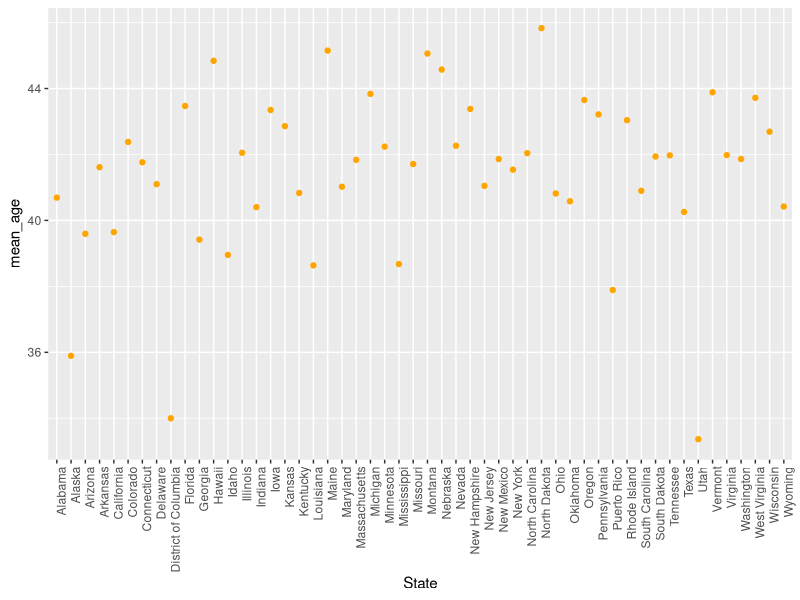
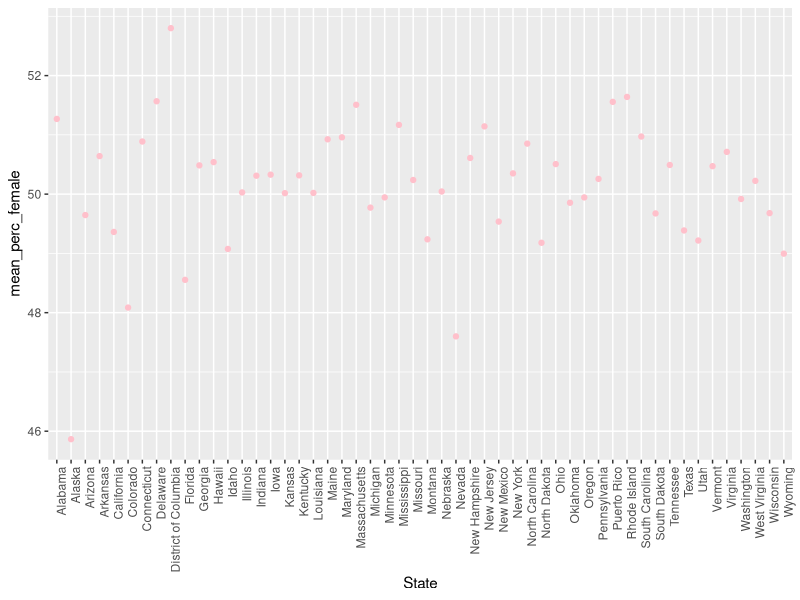
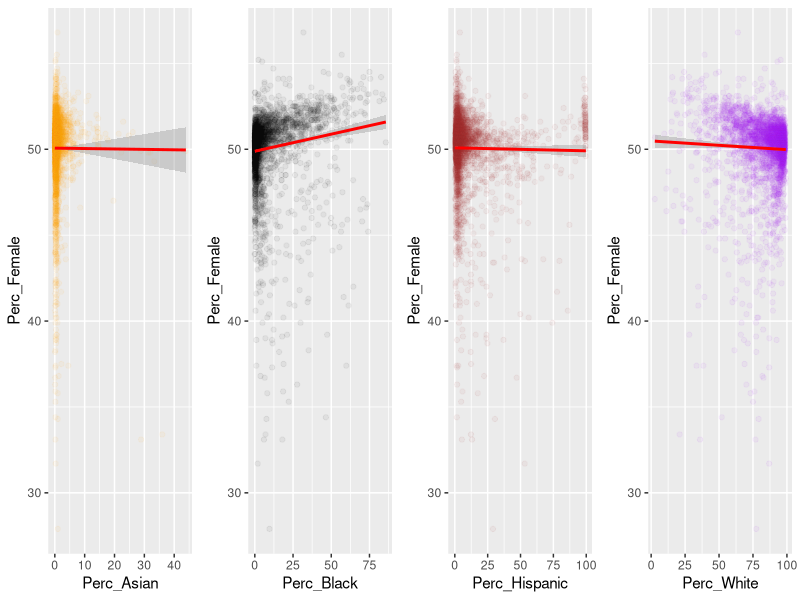
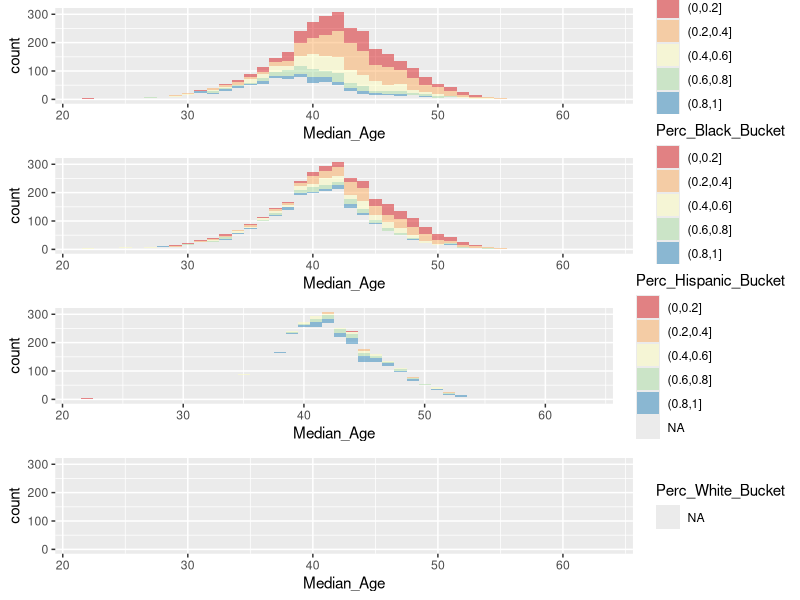

R code for these plots, in order:
## ---- chunk 1
library(ggplot2)
library(dplyr)
library(tidyr)
library(gridExtra)
## ---- chunk 2
knitr::opts_chunk$set(echo=FALSE, warning=FALSE, message=FALSE)
## ---- chunk 3
county_statistics <- read.csv('County_Statistics.csv', 
                              header = T, 
                              row.names = 1, 
                              check.names = F)
## ---- chunk 4
names(county_statistics)
## ---- chunk 5
statistics_by_state <- group_by(county_statistics, 
                                State)
age_mp_by_state <- summarise(statistics_by_state, 
                             mean_age = mean(Median_Age))

ggplot(data = age_mp_by_state,
       aes(x = State, 
           y = mean_age)) +
  geom_point(stat = 'summary',
             fun.y = "mean",
             colour = 'orange') +
  theme(axis.text.x = element_text(angle = 90, hjust = 1))
## ---- chunk 6
ratio_mp_by_state <- summarise(statistics_by_state, 
                                    mean_perc_female = mean(Perc_Female))

ggplot(data = ratio_mp_by_state,
       aes(x = State,
           y = mean_perc_female)) +
  geom_point(stat = 'summary',
             fun.y = "mean",
             colour = 'pink') +
  theme(axis.text.x = element_text(angle = 90, hjust = 1))
## ---- chunk 7
gender_asian_plot <- ggplot(data = county_statistics,
                            aes(x = Perc_Asian,
                                y = Perc_Female)) +
  geom_point(alpha = 1/20,
             color = 'orange') +
  geom_smooth(method = 'lm',
              color = 'red')

gender_black_plot <- ggplot(data = county_statistics, 
                            aes(x = Perc_Black, 
                                y = Perc_Female)) +
  geom_point(alpha = 1/20,
             color = 'black') +
  geom_smooth(method = 'lm',
              color = 'red')

gender_hispanic_plot <- ggplot(data = county_statistics,
                               aes(x = Perc_Hispanic,
                                   y = Perc_Female)) +
  geom_point(alpha = 1/20,
             color = 'brown') +
  geom_smooth(method = 'lm',
              color = 'red')

gender_white_plot <- ggplot(data = county_statistics,
                            aes(x = Perc_White, 
                                y = Perc_Female)) +
  geom_point(alpha = 1/20,
             color = 'Purple') +
  geom_smooth(method = 'lm',
              color = 'red')

grid.arrange(gender_asian_plot, 
             gender_black_plot, 
             gender_hispanic_plot, 
             gender_white_plot,
             ncol = 4)
## ---- chunk 8
county_statistics$Perc_Black_Bucket <- cut(county_statistics$Perc_Black,
                                   c(0,.2, .4, .6, .8, 1))

age_black_plot <- ggplot(data = county_statistics,
                         aes(x = Median_Age)) +
  geom_histogram(alpha = .5,
                 binwidth = 1,
                 aes(fill = Perc_Black_Bucket)) +
  scale_fill_brewer(palette = "Spectral")


county_statistics$Perc_White_Bucket <- cut(county_statistics$Perc_White,
                                   c(0,.2, .4, .6, .8, 1))

age_white_plot <- ggplot(data = county_statistics,
                         aes(x = Median_Age)) +
  geom_histogram(alpha = .5,
                 binwidth = 1,
                 aes(fill = Perc_White_Bucket)) +
  scale_fill_brewer(palette = "Spectral")


county_statistics$Perc_Hispanic_Bucket <- cut(county_statistics$Perc_Hispanic,
                                   c(0,.2, .4, .6, .8, 1))

age_hispanic_plot <- ggplot(data = county_statistics,
                            aes(x = Median_Age)) +
  geom_histogram(alpha = .5,
                 binwidth = 1,
                 aes(fill = Perc_Hispanic_Bucket)) +
  scale_fill_brewer(palette = "Spectral")


county_statistics$Perc_Asian_Bucket <- cut(county_statistics$Perc_Asian,
                                           c(0,.2, .4, .6, .8, 1))

age_asian_plot <- ggplot(data = county_statistics,
       aes(x = Median_Age)) +
  geom_histogram(alpha = .5,
                 binwidth = 1,
                 aes(fill = Perc_Asian_Bucket)) +
  scale_fill_brewer(palette = "Spectral")

grid.arrange(age_asian_plot, 
             age_black_plot, 
             age_hispanic_plot, 
             age_white_plot,
             ncol = 1)
